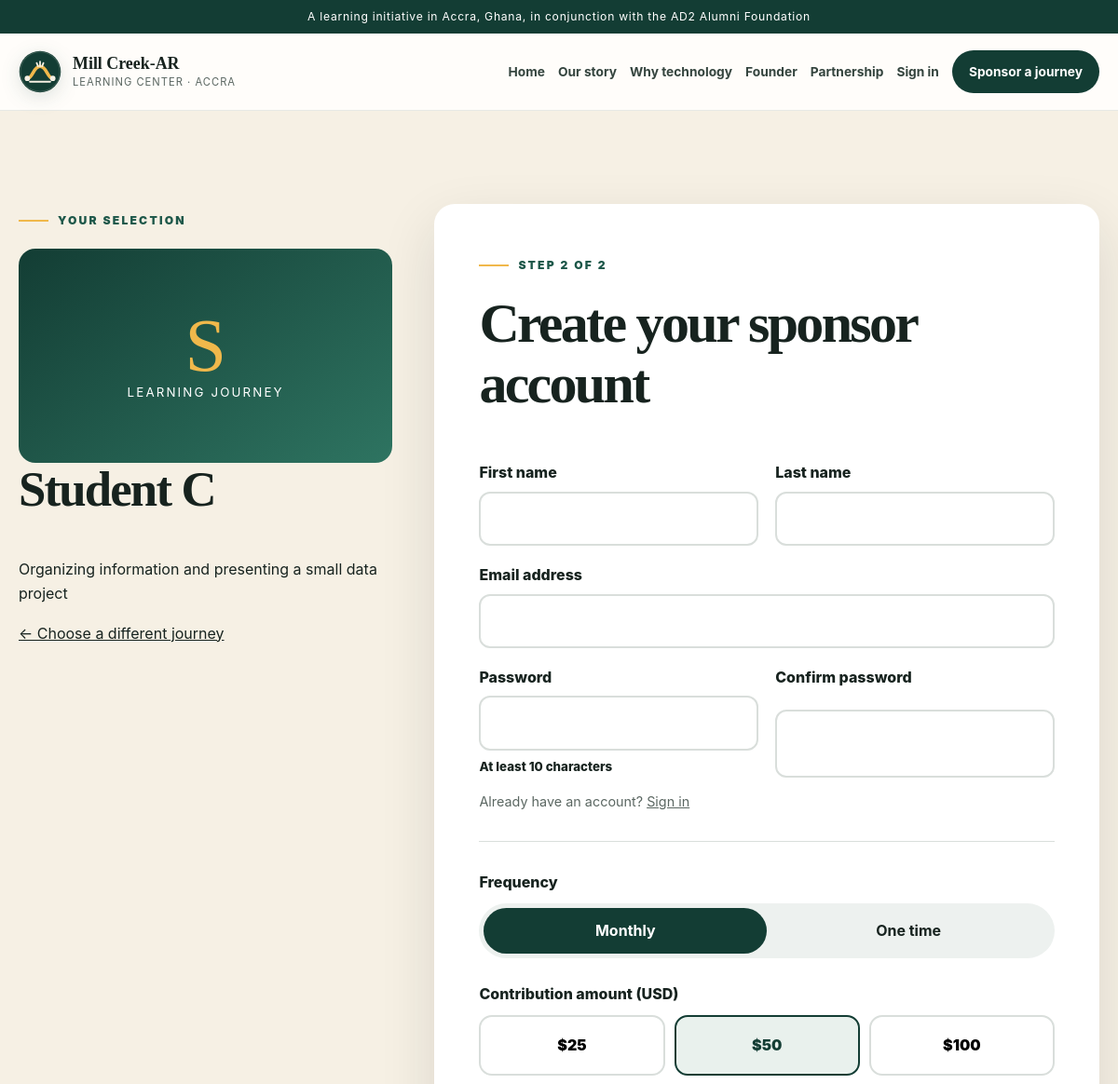
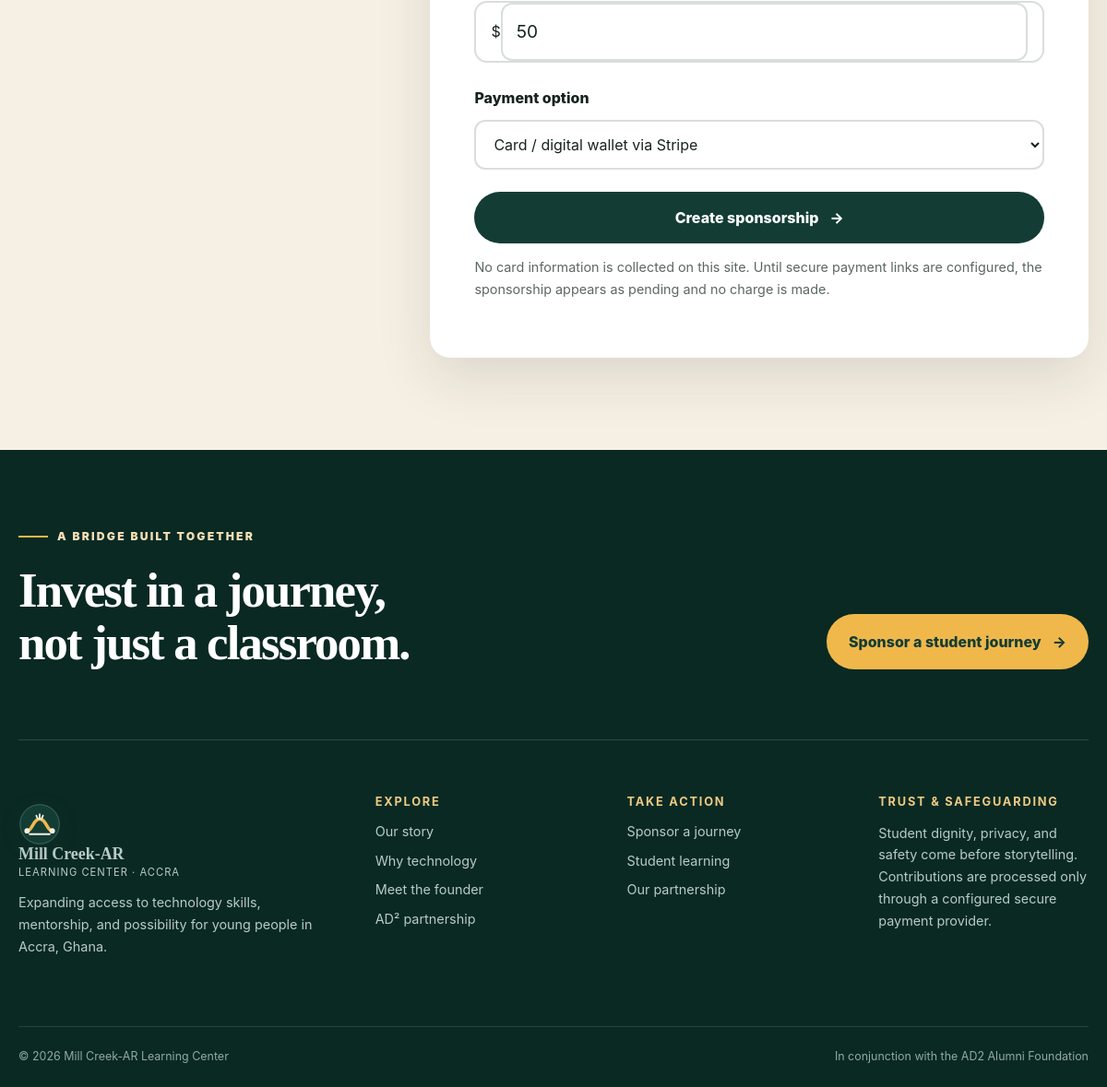
/signup.php?journey=future-analyst, run on the app's committed database (2 pictures, top to bottom).
### tables this page shows
CREATE TABLE IF NOT EXISTS student_journeys (
    id INT UNSIGNED AUTO_INCREMENT PRIMARY KEY,
    public_code VARCHAR(40) NOT NULL UNIQUE,
    first_name VARCHAR(60) NOT NULL,
    display_name VARCHAR(100) NOT NULL,
    age_band VARCHAR(40) NOT NULL,
    interest_area VARCHAR(120) NOT NULL,
    current_focus VARCHAR(160) NOT NULL,
    profile_summary TEXT NOT NULL,
    favorite_subject VARCHAR(120) NOT NULL DEFAULT '',
    strengths VARCHAR(180) NOT NULL DEFAULT '',
    aspirations VARCHAR(180) NOT NULL DEFAULT '',
    active TINYINT(1) NOT NULL DEFAULT 1,
    created_at TIMESTAMP NOT NULL DEFAULT CURRENT_TIMESTAMP
);

### includes/db.php (called while the page is built, shortened)
<?php
function db(): PDO {
    $host = getenv('GHANA_DB_HOST') ?: '127.0.0.1';
    $name = getenv('GHANA_DB_NAME') ?: 'ghana_school';
    $user = getenv('GHANA_DB_USER') ?: 'root';
    $password = getenv('GHANA_DB_PASSWORD') ?: '';
    $pdo = new PDO("mysql:host={$host};dbname={$name};charset=utf8mb4", $user, $password, [
        PDO::ATTR_ERRMODE => PDO::ERRMODE_EXCEPTION,
        PDO::ATTR_DEFAULT_FETCH_MODE => PDO::FETCH_ASSOC,
        PDO::ATTR_EMULATE_PREPARES => false,
    ]);
    return $pdo;
}

### includes/auth.php (called while the page is built, shortened)
<?php
function is_logged_in(): bool { return !empty($_SESSION['user_id']); }

### signup.php (the view, shortened to what this page needs)
<?php
require_once 'includes/auth.php'; require_once 'includes/db.php'; require_once 'includes/payment_config.php';
$code=(string)($_POST['journey'] ?? $_GET['journey'] ?? '');
$stmt=db()->prepare("SELECT * FROM student_journeys WHERE public_code=? AND active=1"); $stmt->execute([$code]); $journey=$stmt->fetch();
$pageTitle='Create Your Sponsor Account'; $pageDescription='Create a secure donor account and begin supporting a student learning journey.'; include 'includes/header.php';
?>
<section class="section cream"><div class="wrap signup-layout"><aside class="selected-journey"><span class="eyebrow">Your selection</span><div class="journey-visual compact" aria-hidden="true"><span><?= htmlspecialchars(mb_strtoupper(mb_substr($journey['first_name'],0,1))) ?></span><small>Learning journey</small></div><h2><?= htmlspecialchars($journey['first_name']) ?></h2><p><?= htmlspecialchars($journey['current_focus']) ?></p><a href="adopt.php">← Choose a different journey</a></aside>
<form class="form-card" method="post" novalidate><span class="eyebrow">Step 2 of 2</span><h1><?= is_logged_in()?'Confirm your sponsorship':'Create your sponsor account' ?></h1>
<?php if(!is_logged_in()): ?><div class="form-grid"><label>First name<input name="first_name" maxlength="80" autocomplete="given-name" required value="<?= htmlspecialchars($_POST['first_name'] ?? '') ?>"></label><label>Last name<input name="last_name" maxlength="80" autocomplete="family-name" required value="<?= htmlspecialchars($_POST['last_name'] ?? '') ?>"></label><label class="wide">Email address<input type="email" name="email" maxlength="255" autocomplete="email" required value="<?= htmlspecialchars($_POST['email'] ?? '') ?>"></label><label>Password<input type="password" name="password" minlength="10" autocomplete="new-password" required><small>At least 10 characters</small></label><label>Confirm password<input type="password" name="password_confirm" minlength="10" autocomplete="new-password" required></label></div><p class="account-prompt">Already have an account? <a href="login.php?return=adopt.php">Sign in</a></p><?php endif; ?>
<hr><div class="field-group"><span class="field-label">Frequency</span><div class="segmented"><label><input type="radio" name="frequency" value="monthly" checked><span>Monthly</span></label><label><input type="radio" name="frequency" value="one-time"><span>One time</span></label></div></div><div class="field-group"><label class="field-label" for="amount">Contribution amount (USD)</label><div class="amount-grid"><button class="amount-btn" type="button" data-amount="25">$25</button><button class="amount-btn selected" type="button" data-amount="50">$50</button><button class="amount-btn" type="button" data-amount="100">$100</button></div><div class="amount-input"><span>$</span><input id="amount" name="amount" type="number" value="<?= htmlspecialchars($_POST['amount'] ?? '50') ?>" min="5" step="1" required></div></div><label class="field-label" for="payment_method">Payment option</label><select id="payment_method" name="payment_method" class="select-input"><option value="stripe">Card / digital wallet via Stripe</option><option value="paypal">PayPal</option></select><button class="button full" type="submit">Create sponsorship <span aria-hidden="true">→</span></button><p class="form-footnote">No card information is collected on this site. Until secure payment links are configured, the sponsorship appears as pending and no charge is made.</p></form></div></section>
<?php include 'includes/footer.php'; ?>

### assets/css/style.css (style rules this page uses)
:root { --ink:#17231f;--forest:#133d34;--forest-2:#1d5749;--gold:#f0b84b;--cream:#f6f0e4;--paper:#fffdfa;--sage:#dce8df;--muted:#5b6762;--line:#d9dedb;--shadow:0 22px 60px rgba(23,35,31,.12);--radius:22px;--wrap:min(1160px,calc(100% - 40px)) }
* { box-sizing:border-box }
html { scroll-behavior:smooth }
body { margin:0;background:var(--paper);color:var(--ink);font-family:Inter,ui-sans-serif,system-ui,-apple-system,"Segoe UI",sans-serif;line-height:1.65 }
a { color:inherit }
button,input,select { font:inherit }
.wrap { width:var(--wrap);margin-inline:auto }
h1,h2,h3 { font-family:Georgia,"Times New Roman",serif;line-height:1.08;margin-top:0 }
h1 { font-size:clamp(3rem,7vw,6.4rem);letter-spacing:-.045em }
h2 { font-size:clamp(2.25rem,4.4vw,4.2rem);letter-spacing:-.035em }
.eyebrow { display:inline-flex;align-items:center;gap:10px;margin-bottom:20px;color:var(--forest-2);font-size:.76rem;font-weight:900;text-transform:uppercase;letter-spacing:.18em }
.eyebrow:before { content:"";width:32px;height:2px;background:var(--gold) }
.button { display:inline-flex;align-items:center;justify-content:center;gap:12px;padding:15px 22px;border:2px solid transparent;border-radius:99px;background:var(--forest);color:#fff;text-decoration:none;font-weight:850;cursor:pointer;transition:transform .2s,background .2s }
.section { padding:100px 0 }
.cream { background:var(--cream) }
.field-group { margin-bottom:25px }
.field-label { display:block;font-weight:850;margin-bottom:10px }
.segmented { display:grid;grid-template-columns:1fr 1fr;padding:5px;background:#edf1ef;border-radius:99px }
.segmented label { position:relative }
.segmented span { display:block;padding:11px;text-align:center;border-radius:99px;font-weight:750;cursor:pointer }
.segmented input:checked+span { background:var(--forest);color:#fff }
.amount-grid { display:grid;grid-template-columns:repeat(3,1fr);gap:10px }
.amount-btn { border:2px solid var(--line);border-radius:14px;background:#fff;padding:17px 8px;font-weight:900;cursor:pointer }
.amount-btn:hover,.amount-btn.selected { border-color:var(--forest);background:#e9f1ed;color:var(--forest) }
.amount-input { display:flex;align-items:center;border:2px solid var(--line);border-radius:14px;margin-top:10px;padding:0 16px }
.amount-input input { width:100%;border:0;outline:0;padding:16px 8px;font-size:1.2rem }
.journey-visual { height:210px;background:linear-gradient(145deg,var(--forest),#2e7461);color:#fff;display:flex;flex-direction:column;align-items:center;justify-content:center }
.journey-visual span { font:5rem/1 Georgia,serif;color:var(--gold) }
.journey-visual small { text-transform:uppercase;letter-spacing:.16em }
.journey-visual.compact { height:230px;border-radius:18px }
.signup-layout { display:grid;grid-template-columns:.72fr 1.28fr;gap:45px;align-items:start }
.selected-journey { position:sticky;top:140px }
.form-card { padding:clamp(26px,5vw,48px);background:#fff;border-radius:var(--radius);box-shadow:var(--shadow) }
.form-card h1 { font-size:clamp(2.4rem,5vw,4rem) }
.form-card label { display:grid;gap:7px;font-weight:800 }
.form-card input,.select-input { width:100%;padding:14px 15px;border:2px solid var(--line);border-radius:12px;background:#fff;color:var(--ink) }
.form-grid { display:grid;grid-template-columns:1fr 1fr;gap:18px }
.form-grid .wide { grid-column:1/-1 }
.form-card hr { margin:30px 0;border:0;border-top:1px solid var(--line) }
.button.full { width:100%;margin-top:24px;border:0 }
.form-footnote,.account-prompt { color:var(--muted);font-size:.9rem }

### data on the page
student_journeys: first_name "S", first_name "Student C", current_focus "Organizing information and presenting a small data project"
